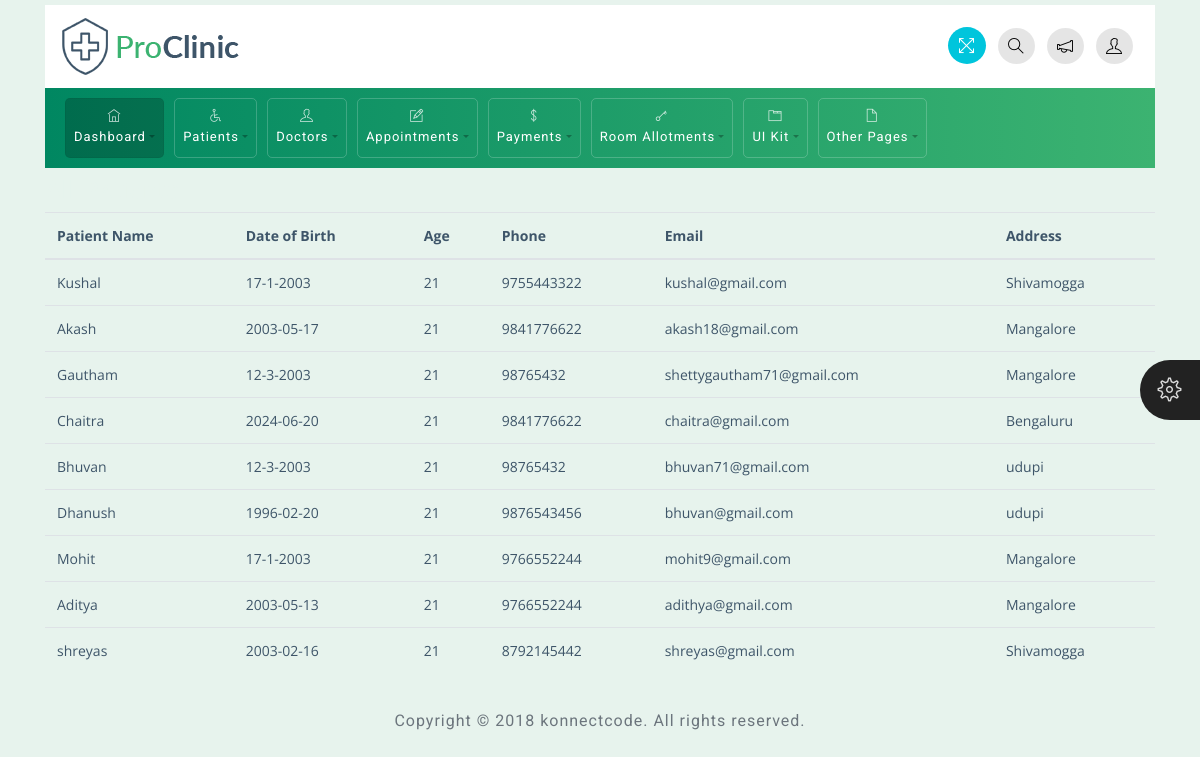
The app's page /patients/ with its own data.
### app/models.py (models this page shows, shortened)
class Patient(models.Model):
    patient_Name = models.CharField(max_length=100)
    date_of_birth = models.CharField(max_length=100)
    age = models.IntegerField()
    phone = models.IntegerField()
    email = models.EmailField(max_length=100)
    gender = models.CharField(max_length=50)
    address = models.TextField()

### Hospital/views.py (the view)
# urls.py: path('patients/', views.ALL_PATIENTS, name='all_patients'),
def ALL_PATIENTS(request):
    patients = Patient.objects.all()  # Fetch all patients from the database
    return render(request, 'patients/all_patients.html', {'patients': patients})

### templates/patients/all_patients.html
{% extends 'base.html' %}
{% block content %}
<div class="container mt-0">
    <h3 class="block-title">All Patients</h3>
    <table class="table">
        <thead>
            <tr>
                <th>Patient Name</th>
                <th>Date of Birth</th>
                <th>Age</th>
                <th>Phone</th>
                <th>Email</th>
                <th>Address</th>
            </tr>
        </thead>
        <tbody>
            {% for patient in patients %}
            <tr>
                <td>{{ patient.patient_Name }}</td>
                <td>{{ patient.date_of_birth }}</td>
                <td>{{ patient.age }}</td>
                <td>{{ patient.phone }}</td>
                <td>{{ patient.email }}</td>
                <td>{{ patient.address }}</td>
            </tr>
            {% empty %}
            <tr>
                <td colspan="6">No patients found.</td>
            </tr>
            {% endfor %}
        </tbody>
    </table>
</div>
{% endblock %}

### templates/base.html (shortened to what this page needs)
<!DOCTYPE html>
<html>
   <head>
      {% load static %}
      <link rel="stylesheet" href="{% static 'css/bootstrap.min.css' %}">
      <link rel="stylesheet" href="{% static 'css/themify-icons.css' %}">
      <link rel="stylesheet" href="{% static 'css/animate.css' %}">
      <link rel="stylesheet" href="{% static 'css/styles.css' %}">
      <link rel="stylesheet" href="{% static 'css/green.css' %}" id="style_theme">
      <link rel="stylesheet" href="{% static 'css/responsive.css' %}">
      <link rel="stylesheet" href="{% static 'charts/css/morris.css' %}">
      <link rel="stylesheet" href="{% static 'css/jquery-jvectormap.css' %}">
   </head>
   <body>
      <div class="theme-settings" id="switcher">
         <span class="theme-click">
         <span class="ti-settings"></span>
         </span>
      </div>
 <div class="wrapper">
         <div id="content">
            <div class="container top-brand">
               <nav class="navbar navbar-default">
                  <div class="navbar-header">
                     <div class="sidebar-header"> <a href="index.html"><img src="{% static 'images/logo-dark.png' %}" class="logo" alt="logo"></a>
                     </div>
                  </div>
                  <ul class="nav justify-content-end">
                     <li class="nav-item">
                        <a class="nav-link">
                        <span title="Fullscreen" class="ti-fullscreen fullscreen"></span>
                        </a>
                     </li>
                     <li class="nav-item">
                        <a class="nav-link" data-toggle="modal" data-target=".proclinic-modal-lg">
                        <span class="ti-search"></span>
                        </a>
                     </li>
                     <li class="nav-item">
                        <a class="nav-link dropdown-toggle" data-toggle="dropdown" href="#" role="button" aria-haspopup="true"
                           aria-expanded="false">
                        <span class="ti-announcement"></span>
                        </a>
                     </li>
                     <li class="nav-item">
                        <a class="nav-link dropdown-toggle" data-toggle="dropdown" href="#" role="button" aria-haspopup="true"
                           aria-expanded="false">
                        <span class="ti-user"></span>
                        </a>
                     </li>
                  </ul>
               </nav>
            </div>
            <div class="container menu-nav">
               <nav class="navbar navbar-expand-lg proclinic-bg text-white">
                  <div class="collapse navbar-collapse" id="navbarSupportedContent">
                     <ul class="navbar-nav mr-auto">
                        <li class="nav-item dropdown active">
                           <a class="nav-link dropdown-toggle" data-toggle="dropdown" href="#" role="button" aria-haspopup="true"
                              aria-expanded="false"><span class="ti-home"></span> Dashboard</a>
                        </li>
                        <li class="nav-item dropdown">
                           <a class="nav-link dropdown-toggle" data-toggle="dropdown" href="#" role="button" aria-haspopup="true"
                              aria-expanded="false"><span class="ti-wheelchair"></span> Patients</a>
                        </li>
                        <li class="nav-item dropdown">
                           <a class="nav-link dropdown-toggle" data-toggle="dropdown" href="#" role="button" aria-haspopup="true"
                              aria-expanded="false"><span class="ti-user"></span> Doctors</a>
                        </li>
                        <li class="nav-item dropdown">
                           <a class="nav-link dropdown-toggle" data-toggle="dropdown" href="#" role="button" aria-haspopup="true"
                              aria-expanded="false"><span class="ti-pencil-alt"></span> Appointments</a>
                        </li>
                        <li class="nav-item dropdown">
                           <a class="nav-link dropdown-toggle" data-toggle="dropdown" href="#" role="button" aria-haspopup="true"
                              aria-expanded="false"><span class="ti-money"></span> Payments</a>
                        </li>
                        <li class="nav-item dropdown">
                           <a class="nav-link dropdown-toggle" data-toggle="dropdown" href="#" role="button" aria-haspopup="true"
                              aria-expanded="false"><span class="ti-key"></span> Room Allotments</a>
                        </li>
                        <li class="nav-item dropdown">
                           <a class="nav-link dropdown-toggle" data-toggle="dropdown" href="#" role="button" aria-haspopup="true"
                              aria-expanded="false"><span class="ti-layout-tab"></span> UI Kit</a>
                        </li>
                        <li class="nav-item dropdown">
                           <a class="nav-link dropdown-toggle" data-toggle="dropdown" href="#" role="button" aria-haspopup="true"
                              aria-expanded="false"><span class="ti-file"></span> Other Pages</a>
                        </li>
                     </ul>
                  </div>
               </nav>
            </div>
            {% block content %}
            {% endblock %}
            <div class="container">
               <div class="d-sm-flex justify-content-center">
                  <span class="text-muted text-center d-block d-sm-inline-block">Copyright © 2018 <a href="http://www.konnectplugins.com/" target="_blank">konnectcode</a>. All rights reserved.</span>
               </div>
            </div>
         </div>
      </div>
   </body>
</html>

### static/css/styles.css (style rules this page uses)
body { font-family: 'Open Sans', sans-serif; background-color: #E7F3ED; color: #3e5569; }
h1, h2, h3, h4, h5, h6, span, .menu-nav { font-family: 'Roboto', sans-serif; letter-spacing: 1px; }
a, a:hover, a:focus { color: inherit; text-decoration: none; transition: all 0.3s; }
.navbar { padding: 10px 15px; background: #fff; border: none; border-radius: 0; }
.table td, .table th { padding: .75rem; }
#content { padding-top: 5px; padding-bottom: 15px; transition: all 0.3s; width: 100%; }
.text-muted { color: #6c757d!important; padding-top: 20px; }
table.table tbody td, table.table thead th { font-size: 14px; }
#switcher { position: fixed; bottom: 45%; right: -130px; width: 130px; background-color: #404040; color: #ffffff; z-index: 9999; font-size: 15px; padding-bottom: 20px; -webkit-transition: all 0.6s ease; transition: all 0.6s ease; height: 80px; }
#switcher .theme-click { display: block; position: absolute; padding: 8px; width: 60px; height: 60px; line-height: 48px; color: #ffffff; font-size: 24px; background-color: #222; text-align: center; left: -60px; top: 0; cursor: pointer; z-index: 2; border-radius: 30px 0 0 30px; }
#switcher .theme-click .ti-settings { color: #ddd; }
.menu-nav .navbar-nav .nav-item { font-size: 13px; padding: 2px 0px; border: 1px solid rgba(255,255,255,.2); margin: 0 5px; border-radius: 5px; }
.menu-nav .navbar-nav .nav-item.active { border: 1px solid rgba(0,0,0,.05) }
.menu-nav .dropdown-toggle::after { color: rgba(0,0,0,.3); }
li.nav-item.active { background: rgba(0,0,0,.2); border-radius: 5px; }
.menu-nav [class^="ti-"], .menu-nav [class*=" ti-"] { color: rgba(255,255,255,.8); }
.navbar-default .dropdown-toggle::after { display: none; }
.navbar-default .ti-announcement, .navbar-default .ti-user, .navbar-default .ti-search { padding: 10px; border-radius: 50%; color: #000; }
.navbar-default .ti-user, .navbar-default .ti-announcement, .navbar-default .ti-search { background: rgba(0,0,0,.1); }
.top-brand .nav-link { padding: 6px; cursor: pointer; }
.navbar .nav .nav-item:last-child .nav-link { padding-right: 7px; }
.fullscreen { padding: 10px; font-size: 17px; cursor: pointer; background: #00c5dc; color: #fff; border-radius: 50%; margin-left: 10px; }
h3.block-title { background: transparent; margin: 4px auto; color: #E7F3ED; }
.block-title { -ms-flex: 1 1 auto; flex: 1 1 auto; min-height: 1.75rem; font-size: 1.5rem; line-height: 1.5; }

### static/css/green.css (style rules this page uses)
.proclinic-bg { background: #3CB371; background: -webkit-linear-gradient(to right, #008761, #3CB371); background: linear-gradient(to right, #008761, #3CB371); }

### static/css/responsive.css (style rules this page uses)
@media (min-width: 992px) and (max-width: 1200px) { .menu-nav [class^="ti-"], .menu-nav [class*=" ti-"] { display: block; margin-bottom: 5px; text-align: center; } }

### records on screen
Patient: patient_Name "Kushal", date_of_birth "17-1-2003", age "21", phone "9755443322", email "kushal@gmail.com", address "Shivamogga"
Patient: patient_Name "Akash", date_of_birth "2003-05-17", age "21", phone "9841776622", email "akash18@gmail.com", address "Mangalore"
Patient: patient_Name "Gautham", date_of_birth "12-3-2003", age "21", phone "98765432", email "shettygautham71@gmail.com", address "Mangalore"
Patient: patient_Name "Chaitra", date_of_birth "2024-06-20", age "21", phone "9841776622", email "chaitra@gmail.com", address "Bengaluru"
Patient: patient_Name "Bhuvan", date_of_birth "12-3-2003", age "21", phone "98765432", email "bhuvan71@gmail.com", address "udupi"
Patient: patient_Name "Dhanush", date_of_birth "1996-02-20", age "21", phone "9876543456", email "bhuvan@gmail.com", address "udupi"
Patient: patient_Name "Mohit", date_of_birth "17-1-2003", age "21", phone "9766552244", email "mohit9@gmail.com", address "Mangalore"
Patient: patient_Name "Aditya", date_of_birth "2003-05-13", age "21", phone "9766552244", email "adithya@gmail.com", address "Mangalore"
Patient: patient_Name "shreyas", date_of_birth "2003-02-16", age "21", phone "8792145442", email "shreyas@gmail.com", address "Shivamogga"
